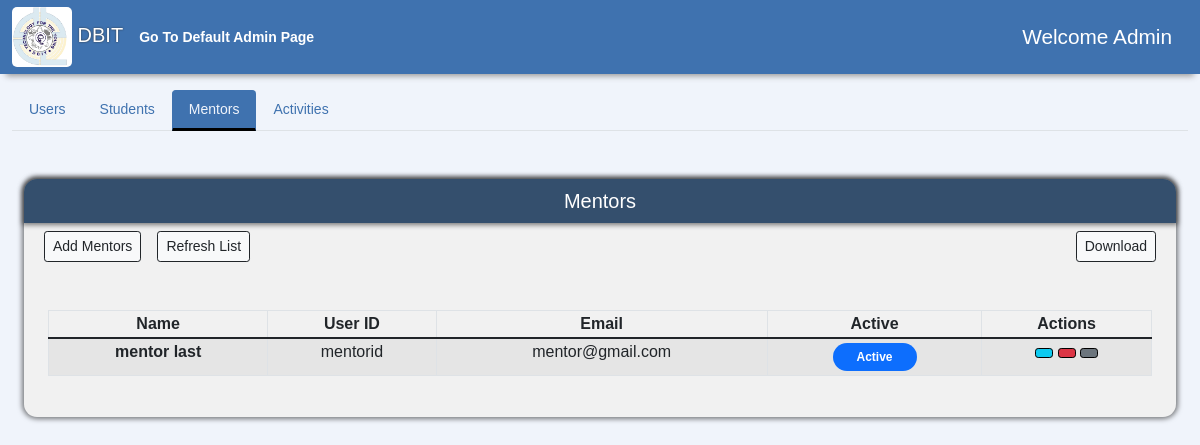
Page /AdminPage/mentor (signed in) on the earlier database version.
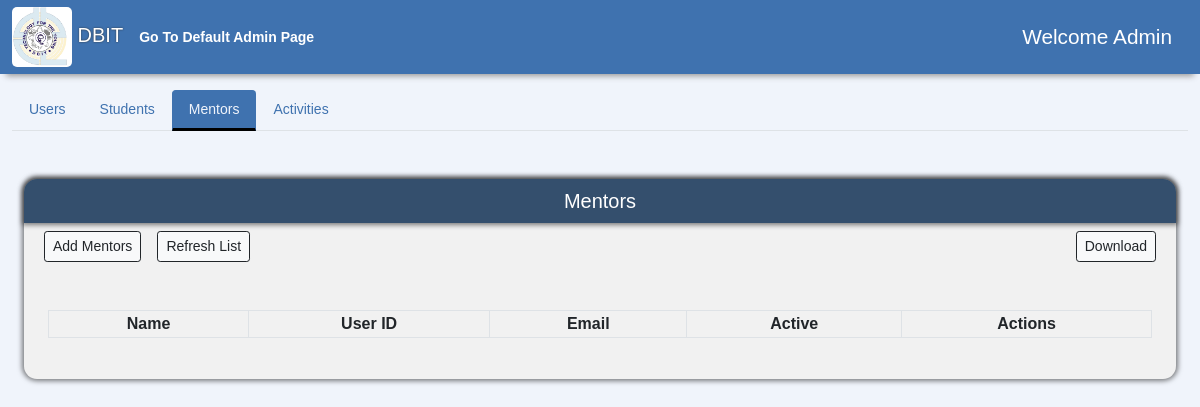
Same page on the later database version.
### accounts/models.py (models this page shows, shortened)
class User(AbstractUser):
    usr_id = models.CharField(max_length=50, unique=True)
    username = None
    email = models.EmailField(max_length=255, unique=True)
    created_on = models.DateTimeField(auto_now_add=True)
    is_active = models.BooleanField(default=True)
    is_staff = models.BooleanField(default=False)
    is_superuser = models.BooleanField(default=False)
    first_name = models.CharField(max_length=50, null=True)
    last_name = models.CharField(max_length=50, null=True)
    middle_name = models.CharField(max_length=50, null=True)
    phone = models.CharField(max_length=10, null=True, blank=True)
    profile_img = models.ImageField(
        default='logo.png', null=True, blank=True, upload_to='images/')
    USERNAME_FIELD = 'email'
    REQUIRED_FIELDS = ['usr_id', ]
    objects = CustomUserManager()

### AdminPage/views.py (the view)
# urls.py: path('mentor', views.Adminmentor, name= 'admin-mentor'),
@login_required(login_url='Login')
def Adminmentor(request):
    if request.user.is_superuser:
        mentors = User.objects.filter(is_staff=True,is_superuser=False)
        context = {'users': mentors}
        return render(request,'AdminPage/admin-mentor.html',context)
    else:
        return HttpResponse("You are not authorized to view this page")

### AdminPage/templates/AdminPage/admin-mentor.html (shortened to what this page needs)
{% extends "admin.html" %}
{% load static %}
{% block mentorTabButton %}
<button class="nav-link active" id="nav-mentors-tab" data-bs-toggle="tab" data-bs-target="#nav-mentors" type="button" role="tab" aria-controls="nav-mentors-tab" aria-selected="true">
  Mentors
</button>
{% endblock %}
{% block mentorTabContent %}
<div class="tab-pane fade active show" id="nav-mentors" role="tabpanel" aria-labelledby="nav-mentors-tab">
  <div class="container-fluid mb-5">
    <div class="sidebar flex-shrink-0 dashboard-navigation">
      <div class="sidebar-heading d-flex align-items-center justify-content-center">
        <h5>Mentors</h5>
      </div>
      <div class="container-fluid" style="overflow-x: auto;">
        <div class="d-flex bd-highlight mb-3">
          <div class="p-2 bd-highlight">
            <button type="button" onclick="alert('Convert user to mentor');" class="btn btn-light ms-auto btn-sm btn-outline-dark">
              Add Mentors
            </button>
          </div>
          <div class="p-2 bd-highlight">
            <button type="button" onClick="window.location.reload()" class="btn btn-light  btn-sm btn-outline-dark" type="button">
              Refresh List
            </button>
          </div>
          <div class="ms-auto p-2 bd-highlight">
            <button type="button" onclick="alert('Logic to download csv');" class="btn btn-light ms-auto btn-sm btn-outline-dark">
              Download
            </button>
          </div>
        </div>
      </div>
      <div class="table-div m-4 mt-4 mb-4">
        <table class="table table-striped table-bordered" style="widows: 100%;" id="mentor-table">
          <thead>
            <tr>
              <th scope="col"class="px-2 py-1 text-center">Name</th>
              <th scope="col" class="px-2 py-1 text-center">User ID</th>
              <th scope="col" class="px-2 py-1 text-center">Email</th>
              <th scope="col" class="px-2 py-1 text-center">Active</th>
              <th scope="col" class="px-2 py-1 text-center">Actions</th>
            </tr>
          </thead>
          <tbody id="myTable">
            {% for user in users %}
            <tr>
              <th scope="row" class="px-2 py-1 text-center">{{user.first_name}} {{user.last_name}}</th>
              <td class="px-2 py-1 text-center">{{user.usr_id}}</td>
              <td class="px-2 py-1 text-center">{{user.email}}</td>
              <td class="px-2 py-1 text-center">
                {% if user.is_active %}
                <span class="badge bg-primary rounded-pill px-4 py-2">Active</span> {% else %}
                <span class="badge bg-danger rounded-pill px-4 py-2">Inactive</span> {% endif %}
              </td>
              <td class="px-2 py-1 text-center">
                <button type="button" class="btn btn-info ms-auto btn-sm" style="border-color: black" onClick="window.location.href='{% url 'update-user' user.usr_id%}'">
                </button>
                <form action="{% url 'delete-user' user.id %}" class="mb-0" style="display: inline-block" method='POST'>
                  <button type="submit" class="btn btn-danger ms-auto btn-sm" style="border-color: black" onClick="return confirm('Are you sure Do you want to delete this user/account ?');">
                  </button>
                </form>
                <button type="button" class="btn btn-secondary ms-auto btn-sm" style="border-color: black" onClick="window.location.href='{% url 'admin-assigned' user.usr_id %}'">
                </button>
              </td>
            </tr>
            {% endfor %}
          </tbody>
        </table>
      </div>
    </div>
  </div>
</div>
{% endblock %}

Differences in the rows shown:
removed User: first_name "mentor", last_name "last", usr_id "mentorid", email "mentor@gmail.com", is_active "Active"
